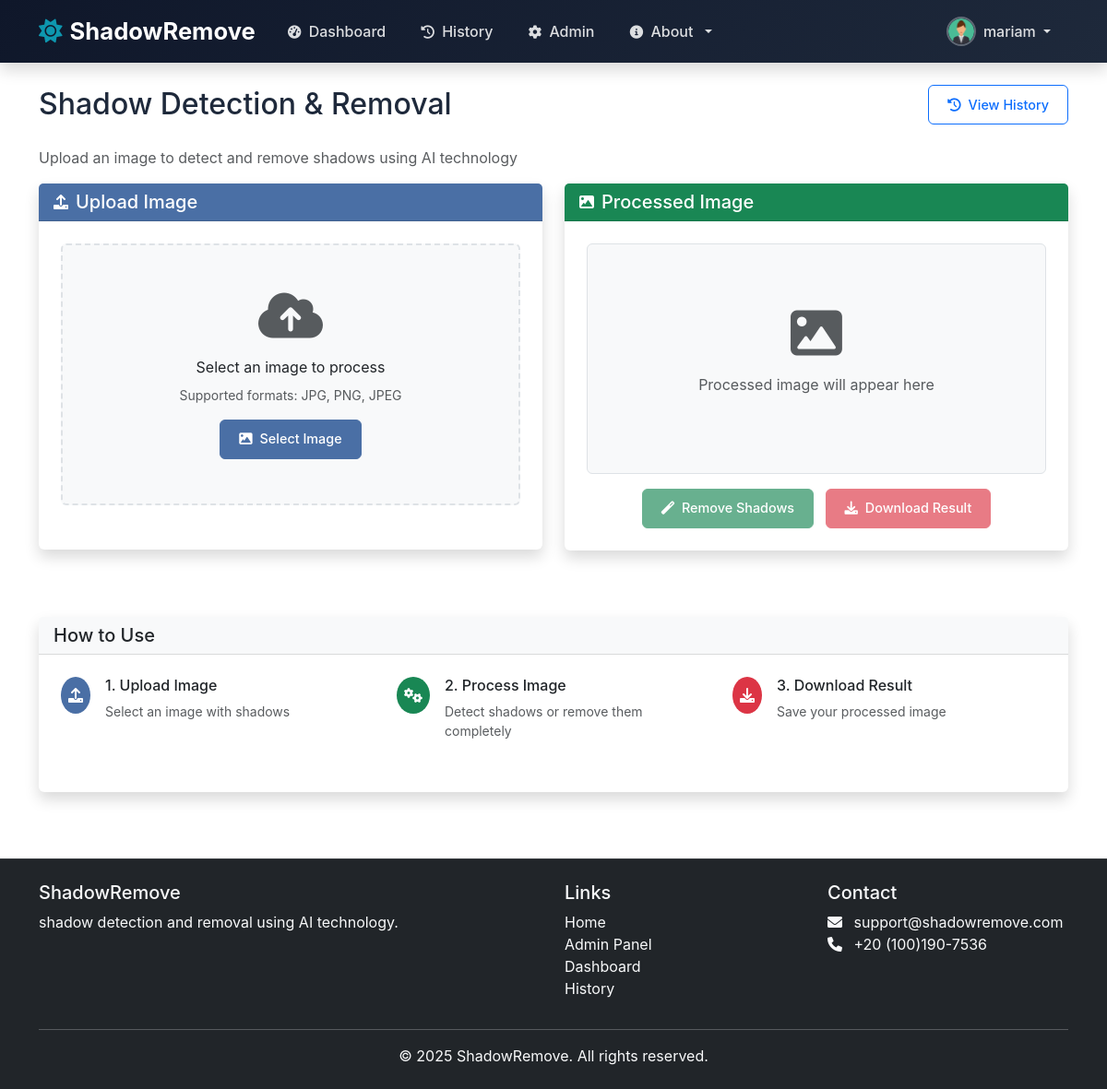
The page /dashboard (signed in) on the database its author committed.
### models.py (models this page shows, shortened)
class User(UserMixin, db.Model):
    id = db.Column(db.Integer, primary_key=True)
    username = db.Column(db.String(80), unique=True, nullable=False)
    email = db.Column(db.String(120), unique=True, nullable=False)
    password_hash = db.Column(db.String(128))
    first_name = db.Column(db.String(80), nullable=True)
    last_name = db.Column(db.String(80), nullable=True)
    bio = db.Column(db.Text, nullable=True)
    avatar = db.Column(db.String(120), default='default-avatar.png')
    created_at = db.Column(db.DateTime, default=datetime.utcnow)
    updated_at = db.Column(db.DateTime, default=datetime.utcnow, onupdate=datetime.utcnow)
    is_admin = db.Column(db.Boolean, default=False)
    is_active = db.Column(db.Boolean, default=True)

### app.py (the view)
@app.route('/dashboard')
@login_required
def dashboard():
    return render_template('dashboard.html')

### app.py (called while the page is built)
@login_manager.user_loader
def load_user(user_id):
    return User.query.get(int(user_id))

### templates/dashboard.html (shortened to what this page needs)
{% extends "base.html" %}
{% block content %}
<div class="row">
    <div class="col-12">
        <div class="d-flex justify-content-between align-items-center mb-4">
            <h2 class="mb-0">Shadow Detection & Removal</h2>
            <a href="{{ url_for('history') }}" class="btn btn-outline-primary">
                <i class="fas fa-history me-1"></i> View History
            </a>
        </div>
        <p class="text-muted">Upload an image to detect and remove shadows using AI technology</p>
    </div>
</div>
<div class="row">
    <div class="col-md-6">
        <div class="card shadow mb-4">
            <div class="card-header bg-primary text-white d-flex align-items-center">
                <i class="fas fa-upload me-2"></i>
                <h5 class="card-title mb-0">Upload Image</h5>
            </div>
            <div class="card-body text-center">
                <div id="uploadSection" class="mb-4">
                    <div class="upload-placeholder bg-light rounded p-5 mb-3" id="uploadPlaceholder">
                        <i class="fas fa-cloud-upload-alt display-4 text-muted mb-3"></i>
                        <p class="mb-2">Select an image to process</p>
                        <p class="text-muted small mb-3">Supported formats: JPG, PNG, JPEG</p>
                        <button class="btn btn-primary" id="selectImageBtn">
                            <i class="fas fa-image me-1"></i> Select Image
                        </button>
                    </div>
                </div>
            </div>
        </div>
    </div>
    <div class="col-md-6">
        <div class="card shadow mb-4">
            <div class="card-header bg-success text-white d-flex align-items-center">
                <i class="fas fa-image me-2"></i>
                <h5 class="card-title mb-0">Processed Image</h5>
            </div>
            <div class="card-body text-center">
                <div id="processedImagePlaceholder" class="bg-light border rounded p-5 mb-3 d-flex align-items-center justify-content-center" style="min-height: 250px;">
                    <div>
                        <i class="fas fa-image display-4 text-muted mb-3"></i>
                        <p class="text-muted">Processed image will appear here</p>
                    </div>
                </div>
                <div class="action-buttons">
                    <button class="btn btn-success me-2" id="removeBtn" disabled>
                        <i class="fas fa-magic me-1"></i> Remove Shadows
                    </button>
                    <button class="btn btn-danger" id="downloadBtn" disabled>
                        <i class="fas fa-download me-1"></i> Download Result
                    </button>
                </div>
            </div>
        </div>
    </div>
</div>
<div class="row mt-5">
    <div class="col-12">
        <div class="card shadow">
            <div class="card-header bg-light">
                <h5 class="card-title mb-0">How to Use</h5>
            </div>
            <div class="card-body">
                <div class="row">
                    <div class="col-md-4">
                        <div class="d-flex align-items-start mb-3">
                            <div class="bg-primary text-white rounded-circle p-2 me-3">
                                <i class="fas fa-upload"></i>
                            </div>
                            <div>
                                <h6>1. Upload Image</h6>
                                <p class="text-muted small">Select an image with shadows</p>
                            </div>
                        </div>
                    </div>
                    <div class="col-md-4">
                        <div class="d-flex align-items-start mb-3">
                            <div class="bg-success text-white rounded-circle p-2 me-3">
                                <i class="fas fa-cogs"></i>
                            </div>
                            <div>
                                <h6>2. Process Image</h6>
                                <p class="text-muted small">Detect shadows or remove them completely</p>
                            </div>
                        </div>
                    </div>
                    <div class="col-md-4">
                        <div class="d-flex align-items-start mb-3">
                            <div class="bg-danger text-white rounded-circle p-2 me-3">
                                <i class="fas fa-download"></i>
                            </div>
                            <div>
                                <h6>3. Download Result</h6>
                                <p class="text-muted small">Save your processed image</p>
                            </div>
                        </div>
                    </div>
                </div>
            </div>
        </div>
    </div>
</div>
{% endblock %}

### templates/base.html (shortened to what this page needs)
<!DOCTYPE html>
<html lang="en">
<head>
    <link href="https://cdn.jsdelivr.net/npm/bootstrap@5.3.0/dist/css/bootstrap.min.css" rel="stylesheet">
    <link href="https://cdnjs.cloudflare.com/ajax/libs/font-awesome/6.0.0/css/all.min.css" rel="stylesheet">
    <link href="{{ url_for('static', filename='css/profile.css') }}" rel="stylesheet">
    <link rel="stylesheet" href="{{ url_for('static', filename='css/style.css') }}">
    <link rel="stylesheet" href="{{ url_for('static', filename='css/authentication.css') }}">
</head>
<body>
    <nav class="navbar navbar-expand-lg navbar-dark bg-dark fixed-top shadow">
        <div class="container">
            <a class="navbar-brand d-flex align-items-center" href="{{ url_for('index') }}">
                <i class="fas fa-sun me-2"></i>
                <span class="fw-bold">ShadowRemove</span>
            </a>
            <div class="collapse navbar-collapse" id="navbarNav">
                <ul class="navbar-nav me-auto">
                    <li class="nav-item">
                        <a class="nav-link" href="{{ url_for('dashboard') }}">
                            <i class="fas fa-tachometer-alt me-1"></i> Dashboard
                        </a>
                    </li>
                    <li class="nav-item">
                        <a class="nav-link" href="{{ url_for('history') }}">
                            <i class="fas fa-history me-1"></i> History
                        </a>
                    </li>
                    {% if current_user.is_authenticated and current_user.is_admin %}
                    <li class="nav-item">
                        <a class="nav-link" href="{{ url_for('admin_dashboard') }}">
                            <i class="fas fa-cog me-1"></i> Admin
                        </a>
                    </li>
                    {% endif %}
                    <li class="nav-item dropdown">
                        <a class="nav-link dropdown-toggle" href="#" id="navbarDropdown" role="button" data-bs-toggle="dropdown">
                            <i class="fas fa-info-circle me-1"></i> About
                        </a>
                    </li>
                </ul>
                <ul class="navbar-nav ms-auto">
                    {% if current_user.is_authenticated %}
                    <li class="nav-item dropdown">
                        <a class="nav-link dropdown-toggle d-flex align-items-center" href="#" id="userDropdown" role="button" data-bs-toggle="dropdown">
                            {% if current_user.avatar and current_user.avatar != 'default-avatar.png' %}
                                <img src="{{ url_for('static', filename='uploads/avatars/' + current_user.avatar) }}" class="profile-picture me-2" alt="Profile Picture">
                            {% else %}
                                <img src="{{ url_for('static', filename='images/default-avatar.png') }}" class="profile-picture me-2" alt="Default Profile">
                            {% endif %}
                            <span>{{ current_user.username }}</span>
                        </a>
                    </li>
                    {% endif %}
                </ul>
            </div>
        </div>
    </nav>
    <div class="container mt-5 pt-4">
        {% block content %}{% endblock %}
    </div>
    <footer class="bg-dark text-light py-4 mt-5">
        <div class="container">
            <div class="row">
                <div class="col-md-6">
                    <h5>ShadowRemove</h5>
                    <p>shadow detection and removal using AI technology.</p>
                </div>
                <div class="col-md-3">
                    <h5>Links</h5>
                    <ul class="list-unstyled">
                        <li><a href="{{ url_for('index') }}" class="text-light">Home</a></li>
                        {% if current_user.is_authenticated and current_user.is_admin %}
                            <li><a class="dropdown-item" href="{{ url_for('admin_dashboard') }}">Admin Panel</a></li>
                        {% endif %}
                        <li><a href="{{ url_for('dashboard') }}" class="text-light">Dashboard</a></li>
                        <li><a href="{{ url_for('history') }}" class="text-light">History</a></li>
                    </ul>
                </div>
                <div class="col-md-3">
                    <h5>Contact</h5>
                    <ul class="list-unstyled">
                        <li><i class="fas fa-envelope me-2"></i> support@shadowremove.com</li>
                        <li><i class="fas fa-phone me-2"></i> +20 (100)190-7536</li>
                    </ul>
                </div>
            </div>
            <hr class="bg-light">
            <div class="text-center">
                <p class="mb-0">&copy; 2025 ShadowRemove. All rights reserved.</p>
            </div>
        </div>
    </footer>
</body>
</html>

### static/css/profile.css (style rules this page uses)
:root { --primary-color: #2c3e50; --secondary-color: #34495e; --accent-color: #3498db; --light-color: #f8f9fa; --dark-color: #2c3e50; --success-color: #27ae60; --warning-color: #f39c12; --danger-color: #e74c3c; --border-color: #e9ecef; --text-muted: #6c757d; --border-radius: 6px; --box-shadow: 0 2px 10px rgba(0, 0, 0, 0.05); --transition: all 0.2s ease; }
.card { border: 1px solid var(--border-color); border-radius: var(--border-radius); box-shadow: var(--box-shadow); margin-bottom: 1.5rem; }
.card-body { padding: 1.5rem; }
.btn { border-radius: var(--border-radius); padding: 0.6rem 1.25rem; font-weight: 600; transition: var(--transition); font-size: 0.9rem; }
.btn-primary { background-color: var(--primary-color); border-color: var(--primary-color); }

### static/css/style.css (style rules this page uses)
.navbar-brand { font-size: 1.5rem; }
.navbar-nav .nav-link { font-weight: 500; transition: color 0.3s ease; }
body { padding-top: 20px; min-height: 100vh; display: flex; flex-direction: column; }
.container.mt-5.pt-4 { flex: 1; }
footer { margin-top: auto; }
footer a { text-decoration: none; transition: color 0.3s ease; }
.card { border: none; box-shadow: 0 0.5rem 1rem rgba(0, 0, 0, 0.15); transition: transform 0.3s ease, box-shadow 0.3s ease; }
.card-header { border-bottom: 1px solid rgba(0, 0, 0, 0.125); }
.btn { border-radius: 0.375rem; font-weight: 500; transition: all 0.3s ease; }
.upload-placeholder { border: 2px dashed #dee2e6; transition: all 0.3s ease; border-radius: 0.5rem; }
:root { --primary-color: #4a6fa5; --secondary-color: #166088; --accent-color: #4cb1a7; --light-color: #f8f9fa; --dark-color: #343a40; --success-color: #28a745; --danger-color: #dc3545; }
.bg-primary { background-color: var(--primary-color) !important; }
.btn-primary { background-color: var(--primary-color); border-color: var(--primary-color); }
:root { --primary: #1a2d7a; --secondary: #1f113a; --dark: #1d2a3a; --light: #f8f9fa; --gray: #6c757d; }
body { font-family: 'Inter', sans-serif; color: var(--dark); overflow-x: hidden; }

### templates/base.html (style rules this page uses)
:root { --primary: #0c255c; --primary-dark: #0c1f53; --secondary: #361969; --accent: #0e97af; --dark: #1e293b; --light: #f8fafc; --gray: #78889e; --gray-light: #dfe3e9; --white: #ffffff; --navbar-dark: #0f172a; }
body { font-family: 'Inter', sans-serif; color: var(--dark); background-color: var(--white); overflow-x: hidden; }
.navbar { background: linear-gradient(135deg, var(--navbar-dark) 0%, var(--dark) 100%) !important; box-shadow: 0 4px 18px rgba(0, 0, 0, 0.15); padding: 0.6rem 0; transition: all 0.3s ease; }
.navbar-brand { font-size: 1.6rem; font-weight: 700; color: var(--white) !important; }
.navbar-brand i { color: var(--accent); transition: all 0.3s ease; }
.navbar-nav .nav-link { font-weight: 500; transition: all 0.3s ease; color: rgba(255, 255, 255, 0.85) !important; padding: 0.5rem 1rem !important; margin: 0 0.2rem; border-radius: 6px; }
.navbar-nav .nav-link i { margin-right: 0.4rem; font-size: 0.9rem; }
.profile-picture { width: 32px; height: 32px; border-radius: 50%; object-fit: cover; border: 2px solid rgba(255, 255, 255, 0.3); transition: all 0.3s ease; }
.dropdown-toggle::after { margin-left: 0.5rem; }
footer { background: linear-gradient(135deg, var(--navbar-dark) 0%, var(--dark极) 100%) !important; border-top: 1px solid rgba(255, 255, 255, 0.1); }
footer a { text-decoration: none; transition: color 0.3s ease; }

### rows shown on the page
User: avatar (picture), username "mariam"
